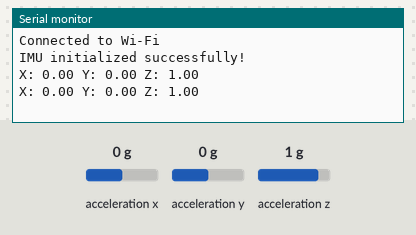
Recording of a sketch running on a simulated Arduino Nano 33 IoT. Parts: the last lines printed to the serial monitor. The inputs (shaded band) are chosen by the test bench; at power-on: acceleration x 0 g, acceleration y 0 g, acceleration z 1 g. WiFi joins after 1.5 s; servers stay silent unless stated.

Above: at 4.2 s.
4.3 s: acceleration x set to -1.4 g
At 5.4 s:
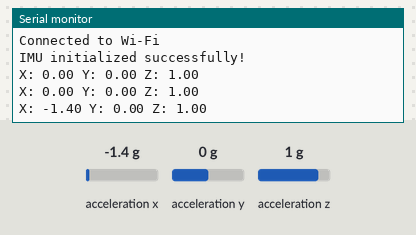
5.8 s: acceleration y set to -1.4 g
At 6.8 s:
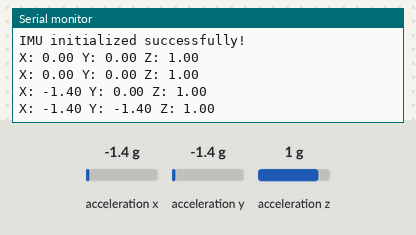
7.3 s: acceleration z set to -1.4 g
At 8.8 s:
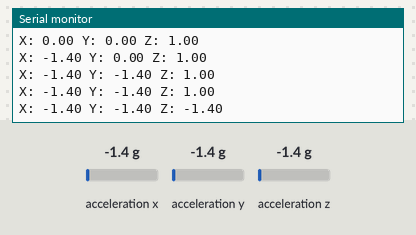

The sketch:

sketch_jul24a.ino
```cpp
#include <ArduinoIoTCloud.h>
#include <Arduino_ConnectionHandler.h>
#include <Arduino_LSM6DS3.h>
#include <Wire.h>
#include <WiFiNINA.h>

const char SSID[] = "99 Banana's";
const char PASS[] = "G0439999998";

float accelerationX;
float accelerationY;
float accelerationZ;

WiFiConnectionHandler connectionHandler(SSID, PASS);

void setup() {
  Serial.begin(115200);

  WiFi.begin(SSID, PASS);
  unsigned long startAttemptTime = millis();

  while (WiFi.status() != WL_CONNECTED && millis() - startAttemptTime < 10000) {
    delay(1000);
    Serial.print(".");
  }

  if (WiFi.status() != WL_CONNECTED) {
    Serial.println("Failed to connect to Wi-Fi");
    while (1);
  } else {
    Serial.println("Connected to Wi-Fi");
  }

  if (!IMU.begin()) {
    Serial.println("Failed to initialize IMU");
    while (1);
  } else {
    Serial.println("IMU initialized successfully!");
  }

  ArduinoCloud.begin(connectionHandler);
  setCloudVariables();

  setDebugMessageLevel(2);
  ArduinoCloud.printDebugInfo();
}

void loop() {
  if (IMU.accelerationAvailable()) {
    IMU.readAcceleration(accelerationX, accelerationY, accelerationZ);
  }

  ArduinoCloud.update();

  Serial.print("X: ");
  Serial.print(accelerationX);
  Serial.print(" Y: ");
  Serial.print(accelerationY);
  Serial.print(" Z: ");
  Serial.println(accelerationZ);

  delay(1000);
}

void setCloudVariables() {
  ArduinoCloud.addProperty(accelerationX, READ, ON_CHANGE, NULL);
  ArduinoCloud.addProperty(accelerationY, READ, ON_CHANGE, NULL);
  ArduinoCloud.addProperty(accelerationZ, READ, ON_CHANGE, NULL);
}
```

Measured:
- after the input at 4.3 s, the serial monitor: prints a new line after 0.71 s (image 1)
- after the input at 5.8 s, the serial monitor: prints a new line after 0.21 s (image 2)
- after the input at 7.3 s, the serial monitor: prints a new line after 0.72 s (image 3)
